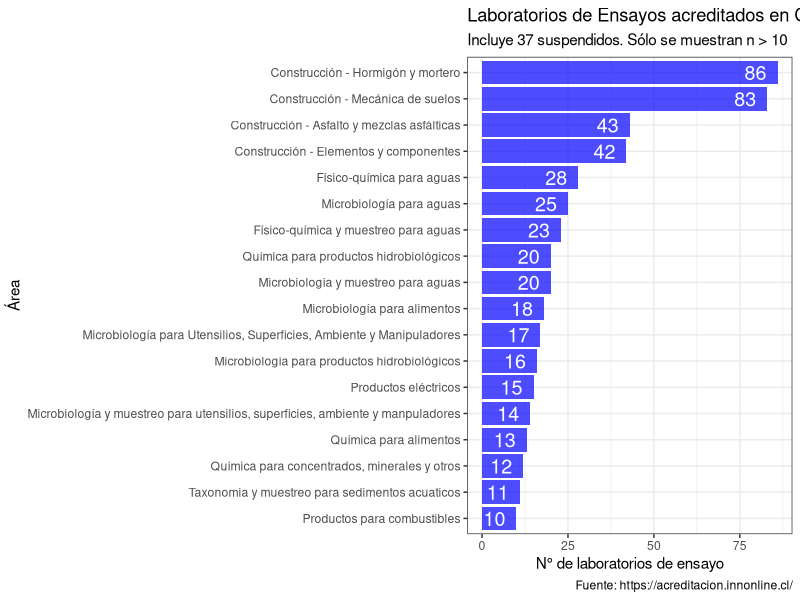

Write the R code that produced this figure.
## ---- chunk 1
knitr::opts_chunk$set(comment = NA)
## ---- chunk 2
library(readxl)
acreditados <- read_excel('acreditados.xlsx', sheet = 'datos')

## ---- chunk 3
head(acreditados)
## ---- chunk 4
library(ggplot2)
library(tidyverse)
library(magrittr)

tabla <- acreditados %>% 
  group_by(Area) %>% 
  summarise(n = n())

ggplot(tabla %>% filter(n >= 10), aes(x = reorder(Area, n), y = n, label = n)) +
  geom_bar(stat = "identity", fill = 'blue', alpha = 0.7) +
  ylab('N° de laboratorios de ensayo') +
  xlab('Área') +
  labs(title = "Laboratorios de Ensayos acreditados en Chile bajo ISO 17025 por área N = 804",
       subtitle = "Incluye 37 suspendidos. Sólo se muestran n > 10",
       caption = "Fuente: https://acreditacion.innonline.cl/") +
  theme_bw() +
  geom_text(size=5,hjust=1.5, col = 'white') +
  coord_flip()
## ---- chunk 5
acreditados %>% 
  summarise(n = n())
## ---- chunk 6
acreditados %>% 
  group_by(Organizacion) %>% 
  summarise(n = n())
